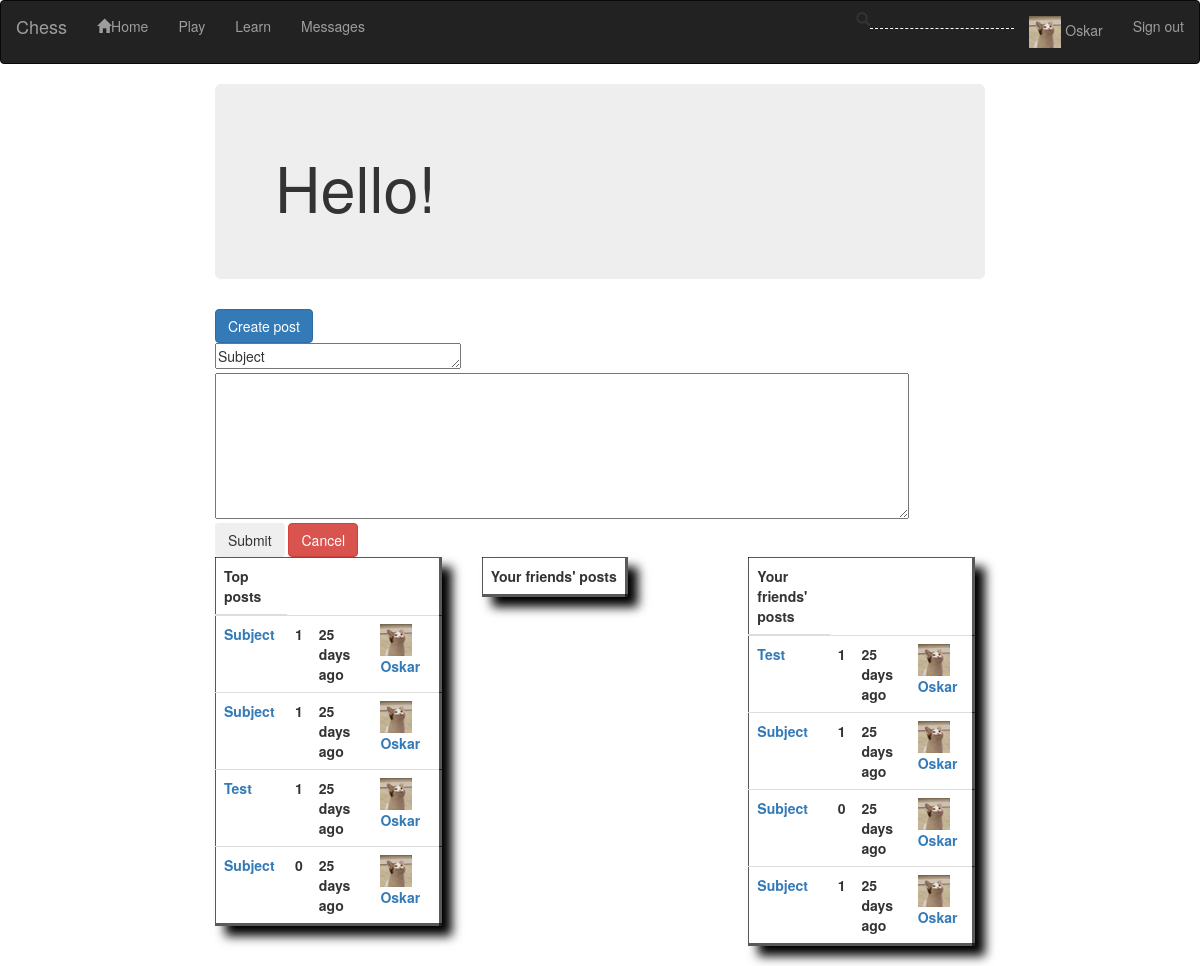
/blog (signed in), run on the app's committed database.
### chess/models.py (models this page shows, shortened)
class ITimeStampedModel(db.Model):
    __abstract__ = True
    timestamp_creation = db.Column(db.DateTime(128), default=datetime.utcnow)
    def get_human_creation_delta(self):
        return round_datetime(self.get_timedelta_creation())
    def get_timedelta_creation(self):
        return datetime.utcnow() - self.timestamp_creation

class User(UserMixin, ITimeStampedModel):
    id = db.Column(db.Integer, primary_key=True)
    username = db.Column(db.String(64), index=True, unique=True)
    email = db.Column(db.String(128), index=True, unique=True)
    password_hash = db.Column(db.String(128))
    has_avatar = db.Column(db.Boolean, default=False)
    posts = db.relationship('BlogPost', backref='author', lazy='dynamic')
    recoverytries = db.relationship('RecoveryTry')
    last_active = db.Column(db.DateTime(128), default=datetime.utcnow)
    is_confirmed = db.Column(db.Boolean, default=False)
    elo = db.Column(db.Integer, default=400)
    friends = db.relationship('User', secondary=friends_table,
        primaryjoin=(friends_table.c.user1_id == id),
        secondaryjoin=(friends_table.c.user2_id == id),
        backref=db.backref('friends_table', lazy='dynamic'), lazy='dynamic')
    liked = db.relationship("BlogPost",
                    secondary=liked_table,
                    lazy='dynamic',
                    backref=db.backref('liked_by', lazy='dynamic'))
    mm_request = db.relationship("MatchmakerRequest", back_populates="user", uselist=False)
    theme = db.Column(db.String(32), default='Classic')
    name = db.Column(db.String(64))
    private = db.Column(db.Boolean)
    country = db.Column(db.String(8))
    ratings = db.relationship("EloUserRating", back_populates="user")
    title = db.Column(db.Integer)

class BlogPost(ITimeStampedModel):
    id = db.Column(db.Integer, primary_key=True)
    subject = db.Column(db.String(32))
    content = db.Column(db.String(4096))
    user_id = db.Column(db.Integer, db.ForeignKey('user.id'))
    upvotes = db.Column(db.Integer, default=0)
    comments = db.relationship('BlogPostComment', backref='article', lazy=True)
    def get_author_username(self):
        return User.query.filter_by(id=self.user_id).first().username

### chess/routes.py (the view)
@app.route('/blog')
@login_required
def blog():
    friends_posts=list()
    top_posts = BlogPost.query.order_by(BlogPost.upvotes.desc()).limit(5).all()
    latest_posts = BlogPost.query.order_by(BlogPost.timestamp_creation.desc()).limit(5).all()
    for friend in current_user.friends:
        for post in BlogPost.query.filter_by(user_id=friend.id).all():
            friends_posts.append(post)
    posts='test'
    return render_template('blog.html', posts=posts,friends_posts=friends_posts, top_posts=top_posts, latest_posts=latest_posts, title='Blog')

### chess/models.py (called while the page is built)
@login.user_loader
def load_user(id):
    return User.query.get(int(id))

### chess/utils.py (called while the page is built)
def round_datetime(td:timedelta) -> str:
    if td.days != 0: return f'{td.days} day{is_plural(td.days)} ago'
    elif td.seconds >= 60:
        d,r = divmod(td.seconds,60)
        if d < 60: return f'{d} minute{is_plural(d)} ago'
        d,r = divmod(td.seconds,60*60)
        if d < 24: return f'{d} hour{is_plural(d)} ago'
        print('xd')
    return 'now'

def is_plural(value:int)->str:
    if value > 1: return 's'
    return ''

### chess/templates/blog.html (shortened to what this page needs)
{% extends 'main.html' %}
{%block sitecontent%}
    <div class='jumbotron'>
        <h1>Hello!</h1>
    </div>
    <input id='btn-post-creation' type='button' onclick='post_creation()' value='Create post' class='btn btn-primary'>
        <div id='post_creation'>
            <textarea id='post-subject' rows='1' cols='30'>Subject</textarea>
            <textarea id='post-content' rows='7' cols='90'>
            </textarea>
            <br>
            <input type='submit' class='btn btn-submit' onclick='send_post()'/>
            <input type='button' onclick='cancel_post_creation()' value='Cancel' class='btn btn-danger'>
        </div>
        <div id='posts' class='row'>
            <div class='post-list col-md-4' id='top-posts'>
                    <table class='table inline-table'>
                    <thead><tr><th>Top posts</th></tr></thead>
                    <tbody>
                    {%for post in top_posts%}
                        {%include 'blog/blog_table_row.html'%}
                    {%endfor%}
                    </tbody>
                </table>
            </div >
            <div class='post-list col-md-4' id='friends-posts'>
                <table class='table inline-table'>
                    <thead><tr><th>Your friends' posts</th></tr></thead>
                    {%for post in friends_posts%}
                    {%set imgfile = "/img/avatar/{}_mini.png".format(post.user_id)%}
                    {%endfor%}
                </table>
            </div>
            <div class='post-list col-md-4' id='latests-posts'>
                <table class='table inline-table'>
                    <thead><tr><th>Your friends' posts</th></tr></thead>
                    <tbody>
                    {%for post in latest_posts%}
                    {%set imgfile = "/img/avatar/{}_mini.png".format(post.user_id)%}
                        {%include '/blog/blog_table_row.html'%}
                    {%endfor%}
                    </tbody>
                </table>
            </div>
        </div>
{%endblock%}

### chess/templates/main.html (shortened to what this page needs)
{%extends 'bootstrap/base.html'%}
{%block styles%}
    {{super()}}
    <link rel='stylesheet' type='text/css' href="{{ url_for('static',filename='styles/styles.css') }}">
{%endblock%}
{%block navbar%} <nav class='navbar navbar-inverse'>
        <div class="container-fluid">
            <div class="navbar-header">
                <a class="navbar-brand" href="{{url_for('index')}}">Chess</a>
            </div>
            <ul class='nav navbar-nav'>
                <li><a href="{{url_for('index')}}"><span class="glyphicon glyphicon-home"></span>Home</a></li>
                <li><a href="{{url_for('play')}}">Play</a></li>
                <li><a href="{{url_for('blog')}}">Learn</a></li>
                <li id='nav-messages'>
                <a href="{{url_for('messages')}}">Messages</a></li>
            </ul>
            <ul class='nav navbar-nav navbar-right'>
                <li><span class="glyphicon glyphicon-search"><input id='navbar-search' type='text' oninput='search_user(this)' onclick='search_user(this)'></li>
                {%if current_user.is_anonymous%}
                    <li><a href="{{url_for('login')}}">Login</a></li>
                    <li><a href="{{url_for('create_account')}}">Register</a>
                    </li>
                {%else%}
                    <li>
                    <a href="{{url_for('user', username=current_user.username)}}">
                    {%if current_user.has_avatar%}
                        {%set imgfile = "/img/avatar/{}_mini.png".format(current_user.id)%}
                        <img src="{{url_for('static', filename=imgfile)}}">
                    {%endif%}{{current_user.username}}</a>
                    </li>
                    <li><a href="{{url_for('logout')}}">Sign out</a></li>
                {%endif%}
            </ul>
        </div>
    </nav>
{%endblock%}
{%block content%}
    <div class='container-fluid'>
        <div class='row'>
            <div id='left-side-bar' class='col-md-2'>{%block leftside%}{%endblock%}</div>
            <div id='site-content' class='col-md-8'>{%block sitecontent%}{%endblock%}</div>
            <div id='right-side-bar' class='col-md-2'>{%block rightside%}{%endblock%}</div>
        </div>
    </div>
{%endblock%}

### chess/templates/blog/blog_table_row.html (shortened to what this page needs)
                    {%set imgfile = "/img/avatar/{}_mini.png".format(post.user_id)%}
                        <tr>
                            <th>
                            {%set id=post.id%}
                                <a href="{{url_for('see_post', postid=id)}}">{{post.subject}}</a>
                            </th>
                            <th>
                                {{post.upvotes}}
                            </th>
                            <th>
                                {{post.get_human_creation_delta()}}
                            </th>
                            <th>
                            <a href="{{url_for('index')}}">
                                <img src="{{url_for('static', filename=imgfile)}}">
                                {{post.get_author_username()}}</a></th>
                        </tr>

### chess/static/styles/styles.css (style rules this page uses)
#navbar-search { background-color: transparent; border: none; border-bottom: 1px dashed white; transition: all 1s linear; margin-top: 5%; }
.inline-table { display: inline-table; margin-right: 10px; border: 1px rgba(0, 0, 0, 0.651) solid; border-right: 3px rgba(0, 0, 0, 0.651) solid; border-bottom: 3px rgba(0, 0, 0, 0.651) solid; box-shadow: 10px 10px 10px black; transition: all 1s linear; width: auto; }
.post-list { display: inline; }

### data on the page
User: username "Oskar"
BlogPost: subject "Subject", upvotes "1", get_human_creation_delta "25 days ago", get_author_username "Oskar"
BlogPost: subject "Subject", upvotes "1", get_human_creation_delta "25 days ago", get_author_username "Oskar"
BlogPost: subject "Test", upvotes "1", get_human_creation_delta "25 days ago", get_author_username "Oskar"
BlogPost: subject "Subject", upvotes "0", get_human_creation_delta "25 days ago", get_author_username "Oskar"
